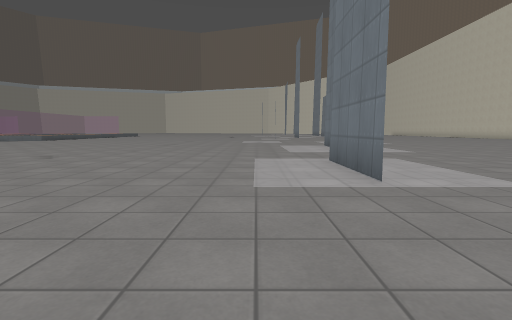
View 1 (above)

24 first-person views from a walk through a Godot game level. The camera is 1.2 m above the floor, tilts 6° down and sees 85° across. The floor is counted in squares, 2 m on a side. Each view is taken from the middle of a square. On the plan, view 1 faces up. The plan holds only what a view shows up to about 9 squares ahead; the rest is blank. The place goes on beyond the plan. Surface patterns are stand-ins for the level's own textures.

View 2
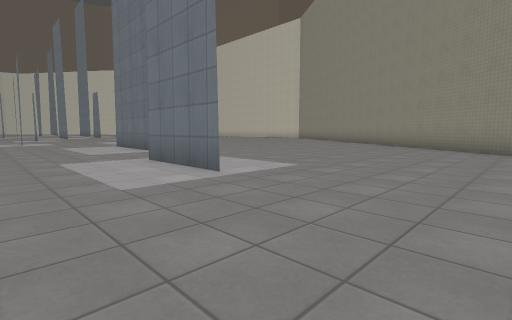

View 3
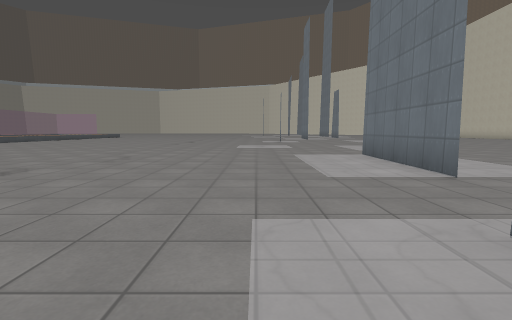

View 4
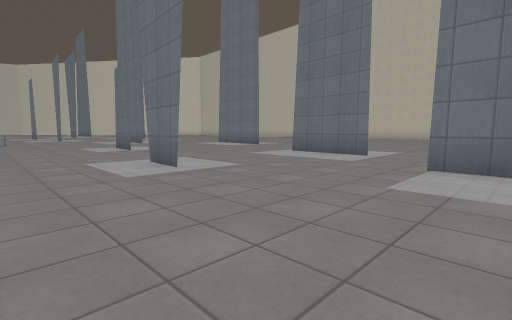

View 5
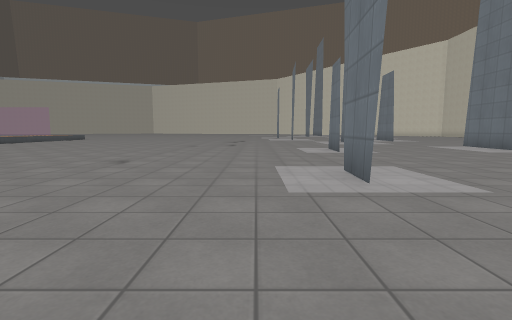

View 6
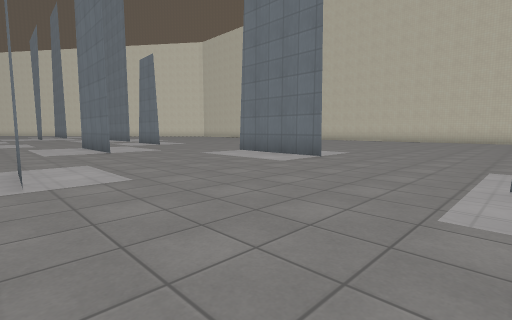

View 7
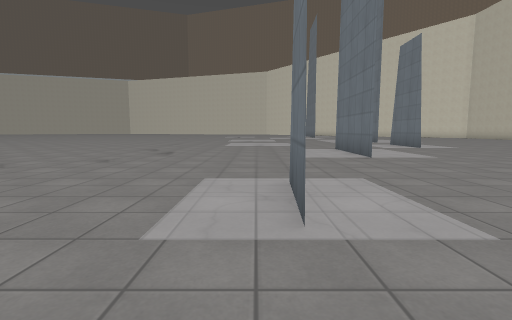

View 8
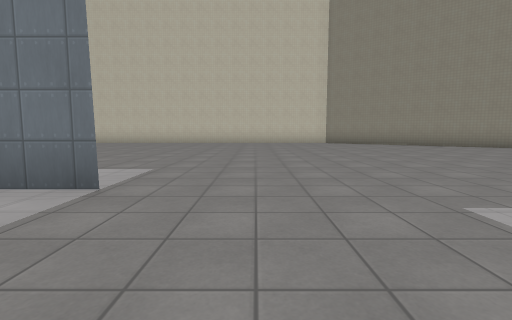

View 9
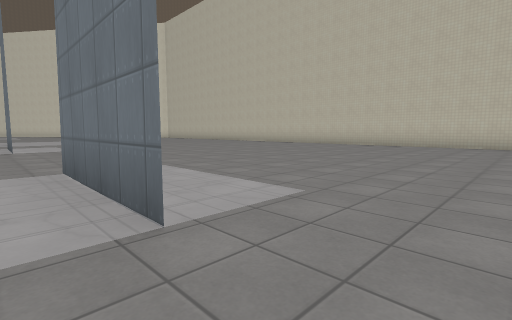

View 10
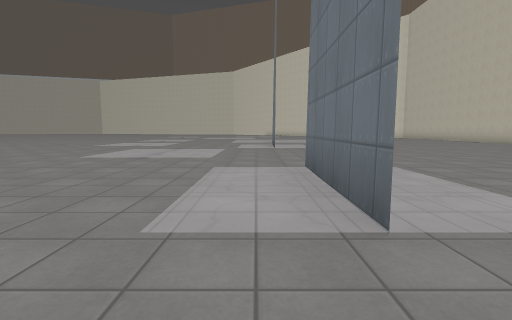

View 11
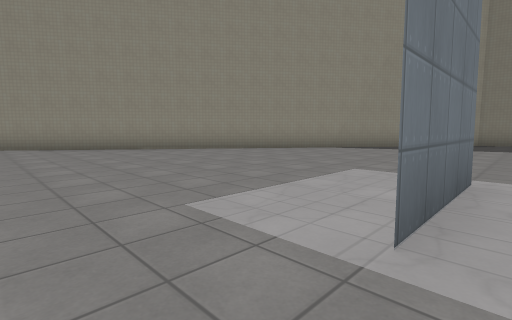

View 12
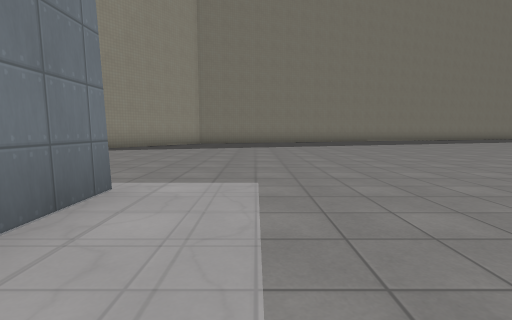

View 13
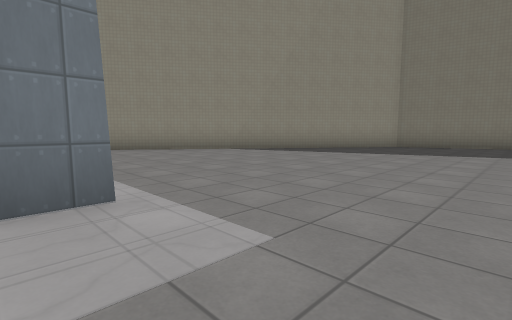

View 14
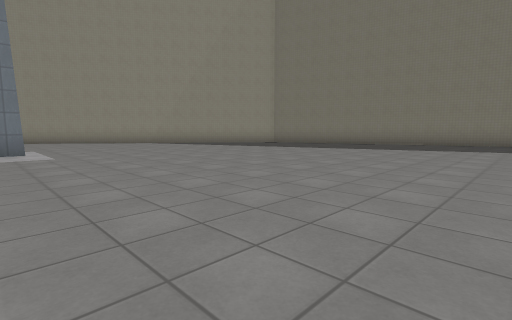

View 15
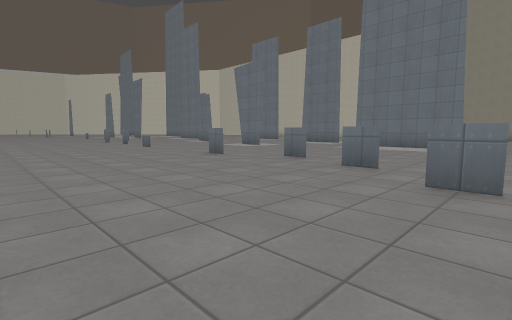

View 16
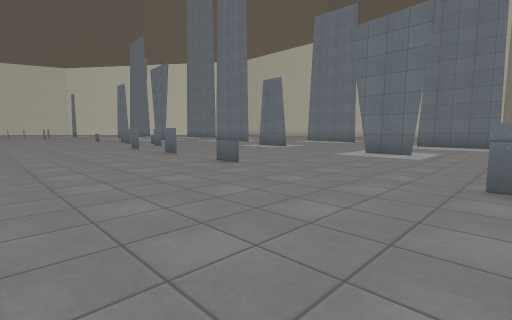

View 17
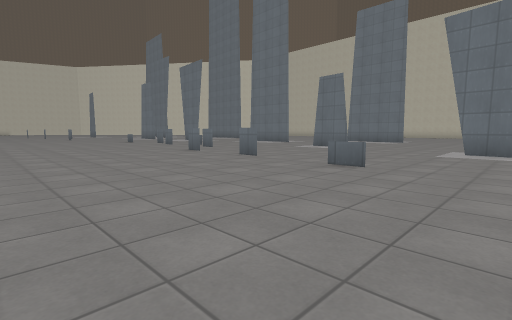

View 18
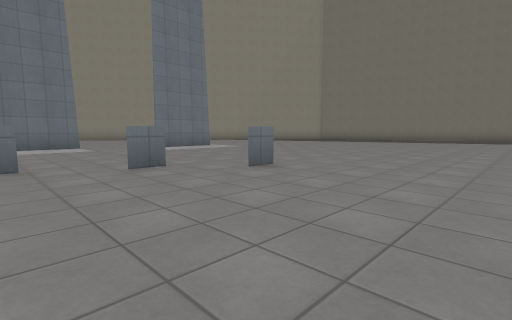

View 19
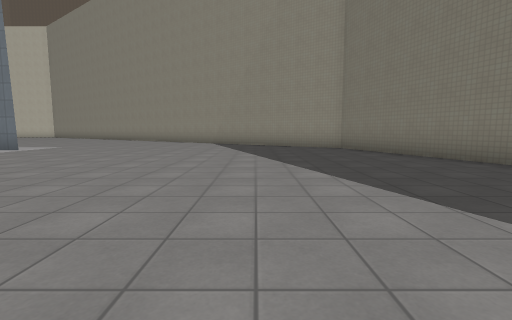

View 20
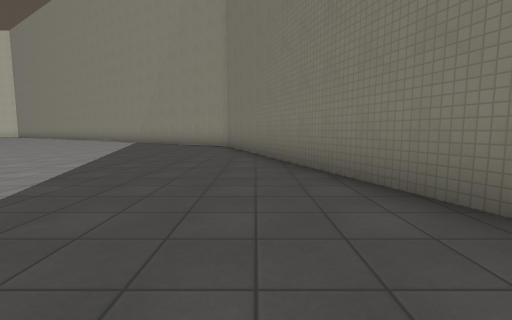

View 21
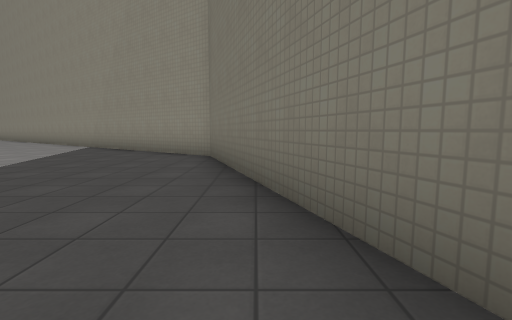

View 22
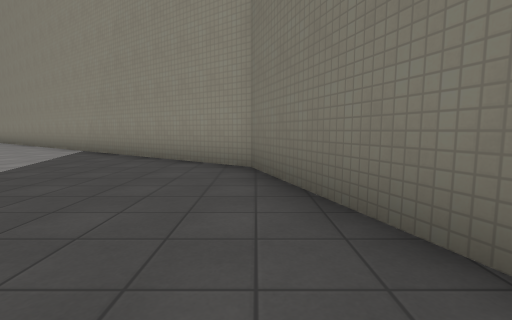

View 23
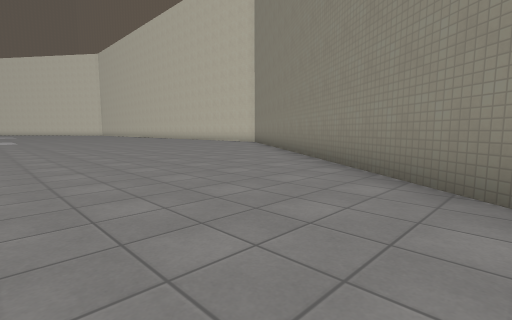

View 24
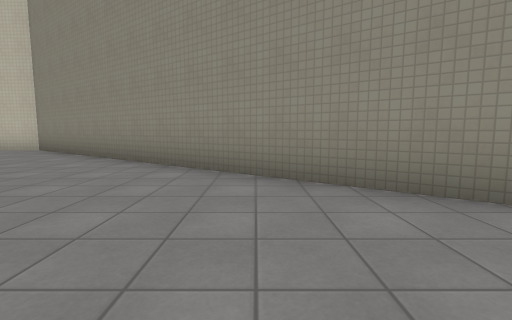

### Floor plan
Key: @ floor where view 1 was taken; # wall or solid block; . floor; = window, fence, low wall or low ledge; O other object.
Columns run from 8 left of view 1 to 18 right of it. Each row starts with its distance up from view 1.
 26  ................. ...
 25  ..... .....O.........
 24 .......=....O.........
 23 ...... ..............
 22 ......................
 21 .....#.........O.......
 20 .........O.....O........
 19 .....#...O.....#.........
 18 ..........................#
 17 .........................
 16 .....#................
 15 ........O....O........    #
 14 ........O....O........  ..#
 13 .............O........ ..##
 12 ....#....................#
 11 ........................##
 10 .....#.....O...........##
  9 ...........O..........##
  8 ....#......O..........#
  7 .....................##
  6 ....................##
  5 .........O#........##
  4 .........O#........#
  3 ..................##
  2 .................##
  1 .................#
  0 ........@.......##
 -1  ..............##
 -2  .............##
 -3  .............#
 -4  ............##
 -5  ...........##
 -6  ..........##
 -7  .........##
 -8 .......####
 -9  ...####
-10   ###

Positions as (right, up) in squares from view 1, and headings:
1: (0, 0), facing up
2: (-1, 0), facing up-right
3: (0, 4), facing up
4: (-2, 10), facing up-right
5: (-1, 11), facing up
6: (1, 15), facing up-right
7: (1, 17), facing up
8: (4, 17), facing right
9: (6, 17), facing up-right
10: (6, 17), facing up
11: (1, 7), facing down-right
12: (0, 6), facing down
13: (-1, 4), facing down-right
14: (-7, 4), facing down-right
15: (-8, 6), facing up-right
16: (-7, 12), facing up-right
17: (-8, 14), facing up-right
18: (-8, 10), facing down-right
19: (-7, -4), facing right
20: (-8, -8), facing right
21: (-4, -8), facing right
22: (-2, -7), facing right
23: (7, 3), facing up-right
24: (9, 7), facing right
